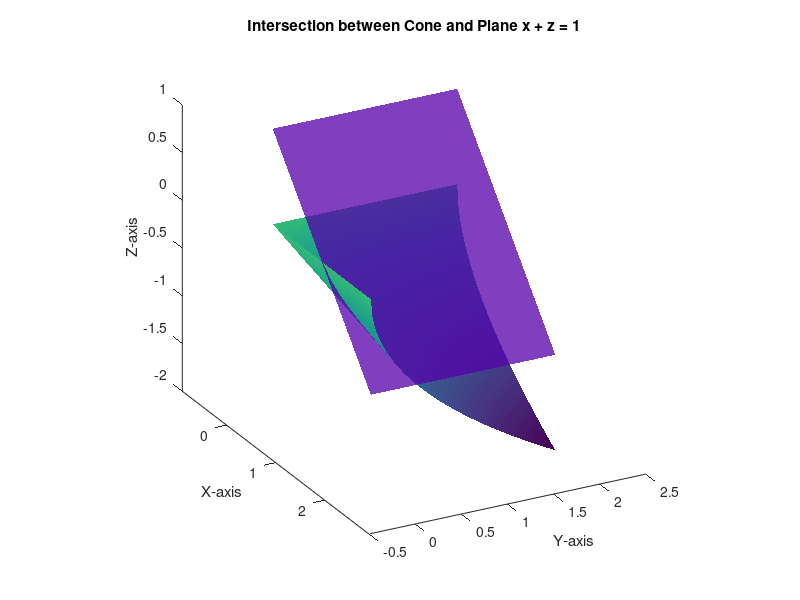

Reproduce this figure in MATLAB.
clear all;
close all;
hold on;
axis equal;

x = 0:.02:2;
y = 0:.02:2;

set(gcf,'color','w');
[X,Y] = meshgrid(x,y);
Z = sqrt(X.*Y);

% Plot the lower half of the cone
surf(X,Y,-Z,'edgecolor','none');
shading interp

% Define grid points
[X, Y] = meshgrid(linspace(0, 2, 50), linspace(0, 2, 50));

% Define the plane x + z = 1
Z_plane = 1 - X;

% Plot the plane
surf(X, Y, Z_plane, 'FaceAlpha', 0.5, 'EdgeColor', 'none', 'FaceColor', 'red');

% Plot the feasible region below the plane
% Create a mask for the feasible region
mask = (X + Z_plane >= 0);  % Only plot below the plane

% Set values outside the feasible region to NaN
Z_plane(~mask) = NaN;

% Plot the feasible region (intersection between cone and plane)
surf(X, Y, Z_plane, 'FaceAlpha', 0.5, 'EdgeColor', 'none', 'FaceColor', 'blue');

xlabel('x');
ylabel('y');
zlabel('z');
title('Intersection between Cone and Plane x + z = 1');
axis equal;

view([62,24]);
xlabel('X-axis');
ylabel('Y-axis');
zlabel('Z-axis');

